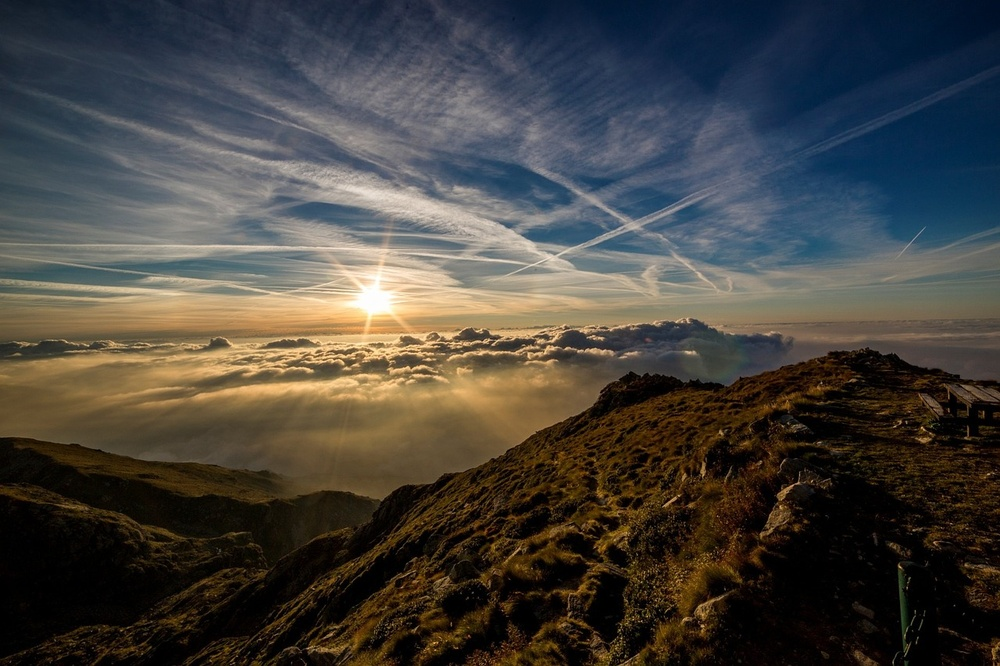
#> input picture img1.jpg, 1000 x 666 px, shrunk from 1280 x 853 before the run
$ python lab1.py
#> lines starting #> are read from the running program, lines starting #| are printed output that depends on the picture
#color image to grey scale image
import numpy as np
import cv2

# Load the color image
img = cv2.imread('img1.jpg')
#> img is the input picture: shape (666, 1000, 3); mean B, G, R 62.5, 66.9, 69.6

# Convert the image to grayscale
gray_img = cv2.cvtColor(img, cv2.COLOR_BGR2GRAY)
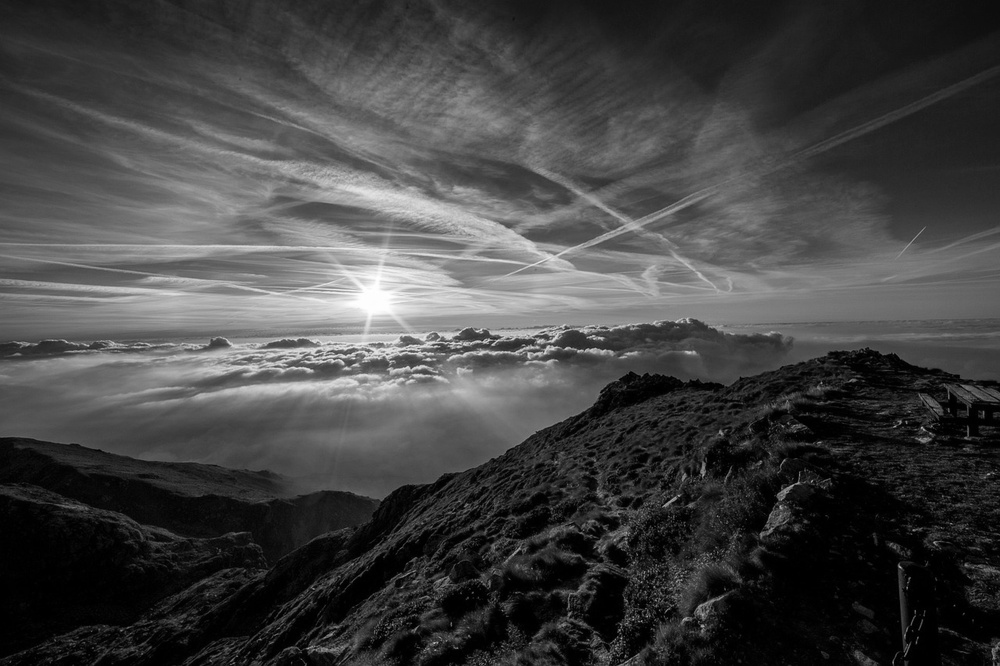
#> gray_img: shape (666, 1000); min 0, max 255, mean 67.2

# Display the grayscale image
cv2.imshow('Grayscale Image', gray_img)

# Wait for a key press and close the image window
cv2.waitKey(0)
cv2.destroyAllWindows()

print(img.shape)
#| (666, 1000, 3)
print(img[:,:,0])
#> (printed output is left out)
